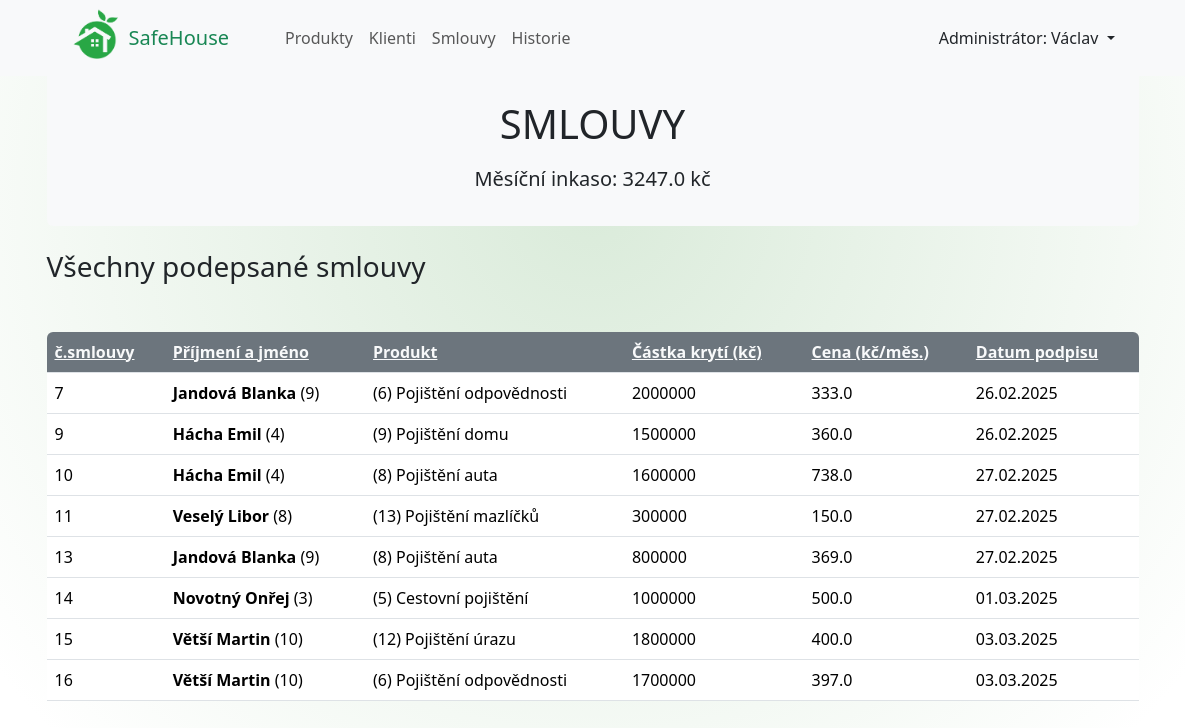
Before: /smlouvy with the older database file.
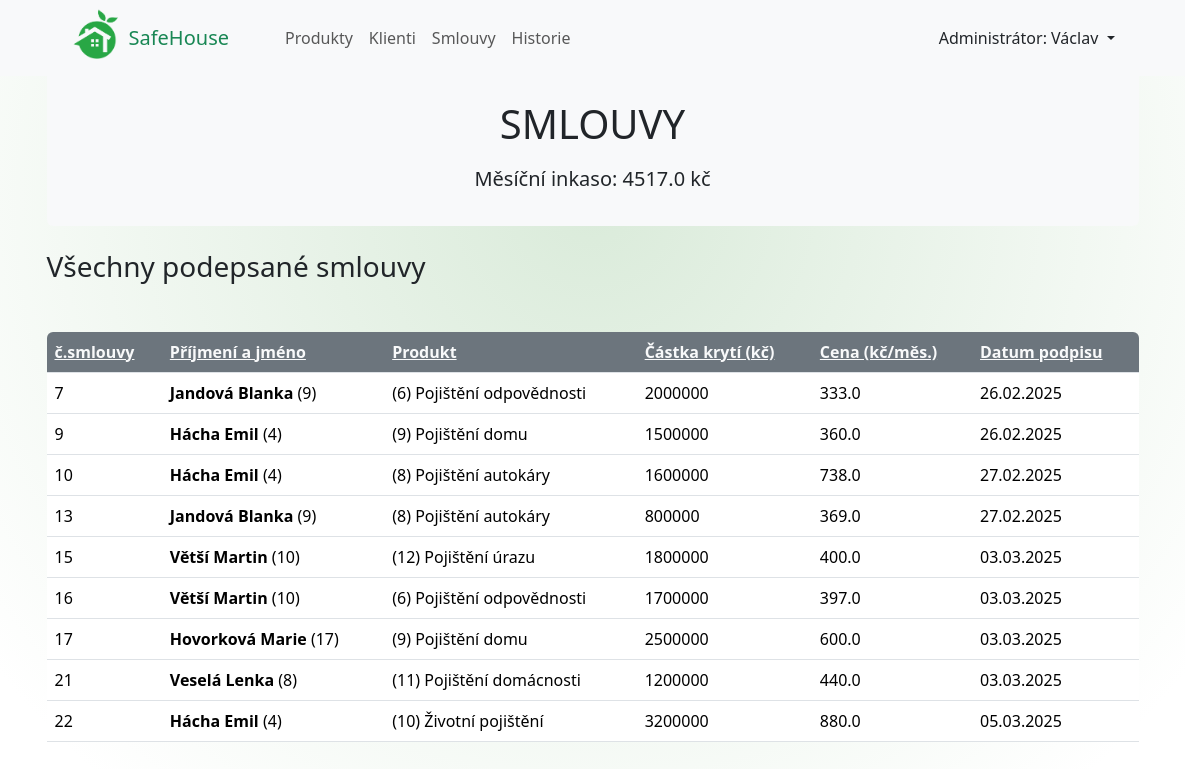
After: the same page with the newer database file.
### pojistenci_app/models.py (models this page shows, shortened)
class Smlouvy(models.Model):
    pojistenec_id = models.ForeignKey(Pojistenci, on_delete=models.CASCADE)
    produkt_id = models.ForeignKey(Produkty, on_delete=models.CASCADE)
    castka_kryti = models.IntegerField(verbose_name="Částka krytí")
    cena = models.FloatField(verbose_name="Cena")
    datum = models.DateField(auto_now=True)
    class Meta:
        verbose_name_plural = "Smlouvy"

class Pojistenci(models.Model):
    jmeno = models.CharField(max_length=40, verbose_name="Jméno")
    prijmeni = models.CharField(max_length=40, verbose_name="Příjmení")
    je_muz = models.BooleanField(default=True)
    narozeni = models.DateField(verbose_name="Datum narození")
    foto = models.CharField(
        max_length=60, verbose_name="Název obrázku")
    datum_registrace = models.DateField(auto_now=True)
    class Meta:
        verbose_name = "Pojištěnec"
        verbose_name_plural = "Pojištěnci"

class Produkty(models.Model):
    nazev = models.CharField(max_length=80, verbose_name="Název pojištění")
    predmet_kryti = models.CharField(
        max_length=200, verbose_name="Předmět krytí")
    zakladni_castka = models.IntegerField(
        verbose_name="Základní částka krytí")
    zakladni_cena = models.IntegerField(verbose_name="Základní cena")
    pomer = models.FloatField("Poměr mezi částkou krytí a cenou pojištění")
    class Meta:
        verbose_name = "Produkt"
        verbose_name_plural = "Produkty"

### pojistenci_app/views.py (the view)
# urls.py: path('smlouvy',
def smlouvy(request):
    sort_param = request.GET.get("sort", "id")
    smlouvy = Smlouvy.objects.all().order_by(sort_param)
    inkaso_celkem = smlouvy.aggregate(Sum('cena'))
    return render(request, 'pojistenci_app/smlouvy.html', {'smlouvy': smlouvy,
                                                           'inkaso_celkem': inkaso_celkem,
                                                           'sort_param': sort_param})

### pojistenci_app/templates/pojistenci_app/smlouvy.html (shortened to what this page needs)
{% extends "base.html" %}
{% load static %}
{% block styles %}
    <link rel="stylesheet" href="{% static 'pojistenci_app/smlouvy.css' %}">
{% endblock styles %}
{% block content %}
<div class="container-md">
    <h1 class="text-center pt-4 bg-light mb-0">SMLOUVY</h1>
    <div class="bg-light p-3 mb-4 d-flex gap-3 justify-content-center rounded-bottom">
    <p class="lead">Měsíční inkaso: <b>{{ inkaso_celkem.cena__sum }} kč</b></p>
    </div>
    <h3 class="mb-5">Všechny podepsané smlouvy</h3>
    <table class="table table-hover" id="vsechny_smlouvy">
        <thead>
        <tr>
                <th scope="col" class="bg-secondary">
                    <a class="link-light" href="?sort={% if sort_param == 'id' %}-id
                                   {% else %}id{% endif %}">č.smlouvy</a>
                </th>
                <th scope="col" class="bg-secondary">
                    <a class="link-light" href="?sort={% if sort_param == 'pojistenec_id__prijmeni' %}-pojistenec_id__prijmeni
                                   {% else %}pojistenec_id__prijmeni{% endif %}">Příjmení a jméno</a>
                </th>
                <th scope="col" class="bg-secondary">
                    <a class="link-light" href="?sort={% if sort_param == 'produkt_id__id' %}-produkt_id__id
                                   {% else %}produkt_id__id{% endif %}">Produkt</a>
                </th>
                <th scope="col" class="bg-secondary">
                    <a class="link-light" href="?sort={% if sort_param == 'castka_kryti' %}-castka_kryti
                                   {% else %}castka_kryti{% endif %}">Částka krytí (kč)</a>
                </th>
                <th scope="col" class="bg-secondary">
                    <a class="link-light" href="?sort={% if sort_param == 'cena' %}-cena
                                   {% else %}cena{% endif %}">Cena (kč/měs.)</a>
                </th>
                <th scope="col" class="bg-secondary">
                    <a class="link-light" href="?sort={% if sort_param == 'datum' %}-datum
                                   {% else %}datum{% endif %}">Datum podpisu</a>
                </th>
        </tr>
        </thead>
        <tbody>
        {% for smlouva in smlouvy %}
        <tr style="vertical-align: middle;">
            <td scope="row">{{ smlouva.id }}</td>
            <td><b>{{ smlouva.pojistenec_id.prijmeni }}
                {{ smlouva.pojistenec_id.jmeno }}</b> ({{ smlouva.pojistenec_id.id }})</td>
            <td>({{ smlouva.produkt_id.id }}) {{ smlouva.produkt_id.nazev }}</td>
            <td>{{ smlouva.castka_kryti }}</td>
            <td>{{ smlouva.cena }}</td>
            <td>{{ smlouva.datum|date:"d.m.Y" }}</td>
        </tr>
        {% endfor %}
        </tbody>
    </table>
</div>
{% endblock content %}

Changed rows visible on the page:
removed Smlouvy: id "11", pojistenec_id.prijmeni "Veselý", pojistenec_id.jmeno "Libor", pojistenec_id.id "8", produkt_id.id "13", produkt_id.nazev "Pojištění mazlíčků", castka_kryti "300000", cena "150.0", datum "27.02.2025"
removed Smlouvy: id "14", pojistenec_id.prijmeni "Novotný", pojistenec_id.jmeno "Onřej", pojistenec_id.id "3", produkt_id.id "5", produkt_id.nazev "Cestovní pojištění", castka_kryti "1000000", cena "500.0", datum "01.03.2025"
changed through a linked row, Smlouvy id 10: produkt_id.nazev "Pojištění auta" → "Pojištění autokáry"
changed through a linked row, Smlouvy id 13: produkt_id.nazev "Pojištění auta" → "Pojištění autokáry"
added Smlouvy: id "17", pojistenec_id.prijmeni "Hovorková", pojistenec_id.jmeno "Marie", pojistenec_id.id "17", produkt_id.id "9", produkt_id.nazev "Pojištění domu", castka_kryti "2500000", cena "600.0", datum "03.03.2025"
added Smlouvy: id "21", pojistenec_id.prijmeni "Veselá", pojistenec_id.jmeno "Lenka", pojistenec_id.id "8", produkt_id.id "11", produkt_id.nazev "Pojištění domácnosti", castka_kryti "1200000", cena "440.0", datum "03.03.2025"
added Smlouvy: id "22", pojistenec_id.prijmeni "Hácha", pojistenec_id.jmeno "Emil", pojistenec_id.id "4", produkt_id.id "10", produkt_id.nazev "Životní pojištění", castka_kryti "3200000", cena "880.0", datum "05.03.2025"
Other visible differences:
{{ inkaso_celkem.cena__sum }}: "3247.0" → "4517.0"
